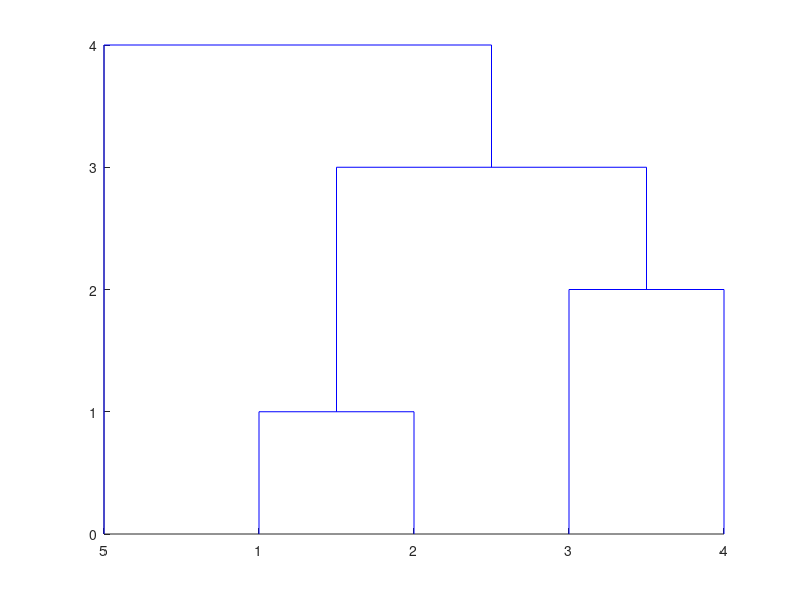

Here is the MATLAB script that generated this plot:
% 用距离来度量样本点之间的相似程度
% 计算距离时，变量的量纲要相同，所以要先对数据进行标准化处理

% pdist函数：进行样本间距离计算，Y=squareform(pdist(X,'metric'))，Yij为X的第i，j个行向量的距离
% linkage函数：根据样本间距离合并样本，通过类之间的距离构建层次聚类树

X=[1,0;1,1;3,2;4,3;2,5];
Y=pdist(X,'cityblock');
Z=linkage(Y, 'single'); % 构建聚类树，输出z为聚类过程的矩阵
                        % single：聚类方法为单链接法（最短距离法）
dendrogram(Z); % 根据linkage输出的聚类树z，绘制层次聚类树状图                                     
T1=cluster(Z,'maxclust',3); % 根据聚类树z，将样本强制划分为3类
                           % T为列向量，长度为样本数，其中每个元素的值表示对应样本的类别编号
T2=cluster(Z,'cutoff',2); % 指定距离阈值，两类合并的距离超过这个阈值时，就不再合并
                           
for i=1:1:3
    tm=find(T1==i); 
    fprintf('第%d类的有%s\n',i,int2str(tm')); 
end